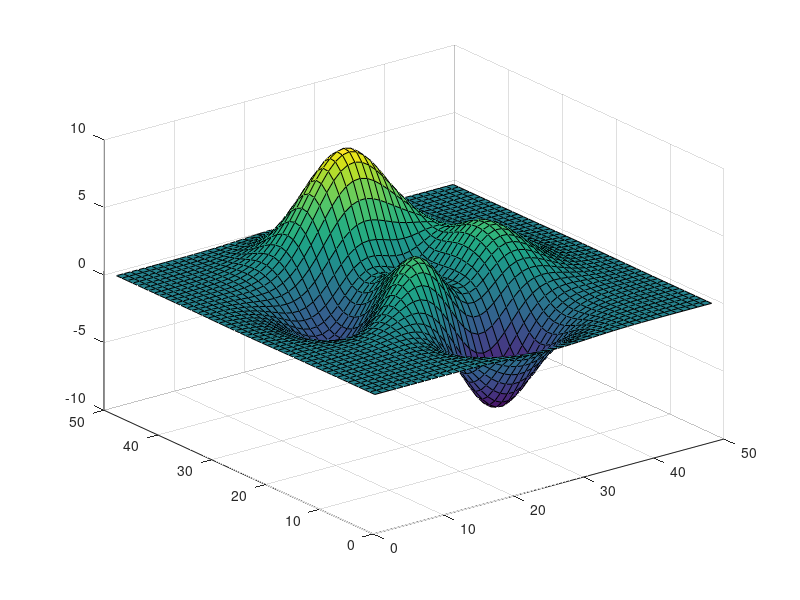
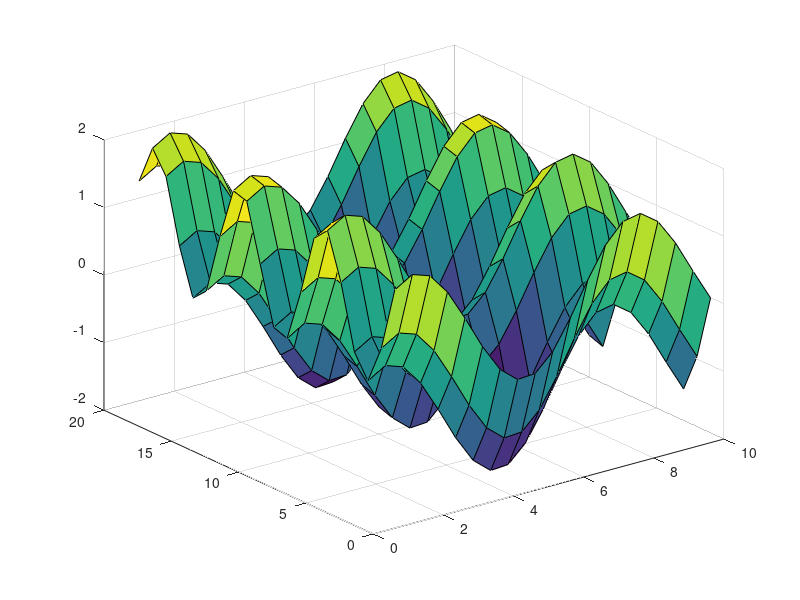

Write MATLAB code to recreate these figures, in order. (Note: this script raises an error after producing the figures.)
%=============================================================================
% Copyright (c) 2016-present Allan CORNET (Nelson)
%=============================================================================
% This file is part of the Nelson.
%=============================================================================
% LICENCE_BLOCK_BEGIN
% SPDX-License-Identifier: LGPL-3.0-or-later
% LICENCE_BLOCK_END
%=============================================================================
% <--ADV-CLI MODE-->
%=============================================================================
f = figure();
surf(peaks);
%=============================================================================
f = figure();
[X,Y] = meshgrid(1:0.5:10,1:20);
Z = sin(X) + cos(Y);
S = surf(X, Y, Z);
%=============================================================================
P = properties(S);
REF = {'AlphaData';               
'AlphaDataMapping';        
'AmbientStrength';         
'BackFaceLighting';        
'CData';                   
'CDataMapping';            
'CDataMode';               
'Children';                
'DiffuseStrength';         
'EdgeAlpha';               
'EdgeColor';               
'EdgeLighting';            
'FaceAlpha';               
'FaceColor';               
'FaceLighting';            
'LineStyle';               
'LineWidth';               
'Marker';                  
'MarkerEdgeColor';         
'MarkerFaceColor';         
'MarkerSize';              
'MeshStyle';               
'Parent';                  
'SpecularColorReflectance';
'SpecularExponent';        
'SpecularStrength';        
'Tag';                     
'Type';                    
'UserData';                
'VertexNormals';           
'Visible';                 
'XData';                   
'XDataMode';               
'YData';                   
'YDataMode';               
'ZData'};
assert_isequal(P, REF);
%=============================================================================
assert_isequal(S.Type, 'surface');
%=============================================================================
